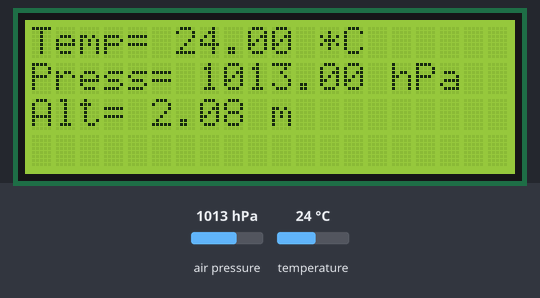
Recording of a sketch running on a simulated Arduino Uno, built with avr-gcc and run on an emulated ATmega328P. On the bench: 20×4 character LCD. The inputs (shaded band) are chosen by the test bench; at power-on: air pressure 1013 hPa, temperature 24 °C.

Above: at 1.2 s.
1.3 s: air pressure set to 952 hPa
At 2.5 s:
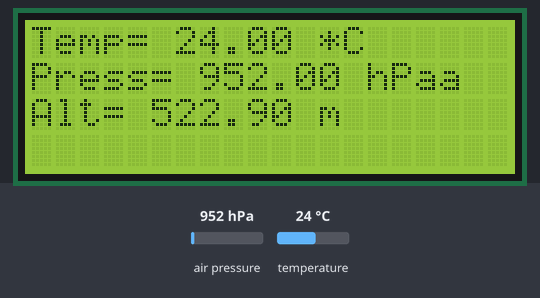
3.7 s: air pressure set to 1014 hPa
At 5.3 s:
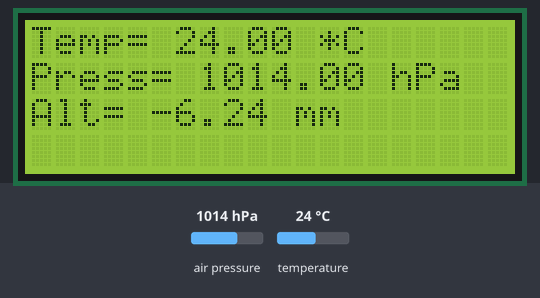
5.8 s: temperature set to 12 °C
At 6.9 s:
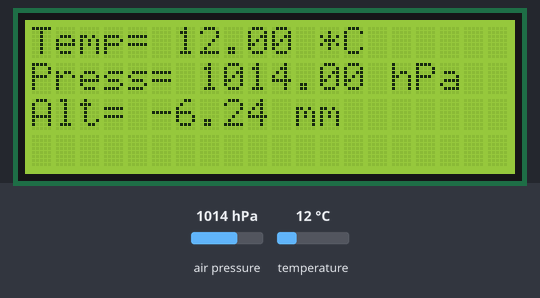
7.9 s: temperature set to 19 °C
Timing chart, 0 to 10.9 s (numbered marks = the images above; inputs shaded):
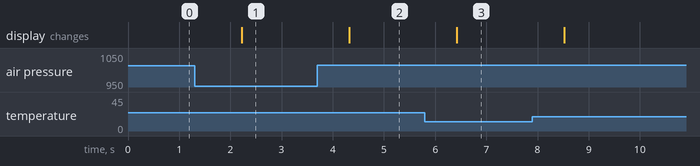

The sketch:

BMP280_Display.ino
```cpp
#include <LiquidCrystal_I2C.h>
#include <Wire.h>
#include <Adafruit_Sensor.h>
#include <Adafruit_BMP280.h>

#define SEALEVELPRESSURE_HPA (1013.25)

LiquidCrystal_I2C lcd(0x27,20,4);  // set the LCD address to 0x27 for a 16 chars and 2 line display

uint8_t heart[8] = {0x0,0xa,0x1f,0x1f,0xe,0x4,0x0};

//#include <SPI.h>
//#define BME_SCK 18
//#define BME_MISO 19
//#define BME_MOSI 23
//#define BME_CS 5
Adafruit_BMP280 bmp; // use I2C interface
//Adafruit_BME280 bme(BME_CS); // hardware SPI
//Adafruit_BME280 bme(BME_CS, BME_MOSI, BME_MISO, BME_SCK); // software SPI
Adafruit_Sensor *bmp_temp = bmp.getTemperatureSensor();
Adafruit_Sensor *bmp_pressure = bmp.getPressureSensor();

void setup()
{

  lcd.init();                      // initialize the lcd
  lcd.createChar(1, heart);
  // Print a message to the LCD.
  lcd.backlight();
  lcd.setCursor(3,0);

bool status;

 if (!bmp.begin()) {
    lcd.print("Wait for BME280 sensor...");
    while (1) delay(10);
  }
  /* Default settings from datasheet. */
  bmp.setSampling(Adafruit_BMP280::MODE_NORMAL,     /* Operating Mode. */
                  Adafruit_BMP280::SAMPLING_X2,     /* Temp. oversampling */
                  Adafruit_BMP280::SAMPLING_X16,    /* Pressure oversampling */
                  Adafruit_BMP280::FILTER_X16,      /* Filtering. */
                  Adafruit_BMP280::STANDBY_MS_500); /* Standby time. */

  bmp_temp->printSensorDetails();


}


void loop() {
  printValues();
  delay(1000);
}


void printValues() {
  sensors_event_t temp_event, pressure_event;
  bmp_temp->getEvent(&temp_event);
  bmp_pressure->getEvent(&pressure_event);


  lcd.setCursor(0,0);
  lcd.print("Temp= ");
  lcd.print(temp_event.temperature);
  lcd.print(" *C");

  // Convert temperature to Fahrenheit
  /*Serial.print("Temperature = ");
  Serial.print(1.8 * bme.readTemperature() + 32);
  Serial.println(" *F");*/

  lcd.setCursor(0,1);
  lcd.print("Press= ");
  lcd.print(pressure_event.pressure);
  lcd.print(" hPa");

  lcd.setCursor(0,2);
  lcd.print("Alt= ");
  lcd.print(bmp.readAltitude(SEALEVELPRESSURE_HPA));
  lcd.print(" m");


}
```

Measured:
- after the input at 1.3 s, the display: changes after 0.92 s (image 1)
- after the input at 3.7 s, the display: changes after 0.62 s (image 2)
- after the input at 5.8 s, the display: changes after 0.62 s (image 3)
